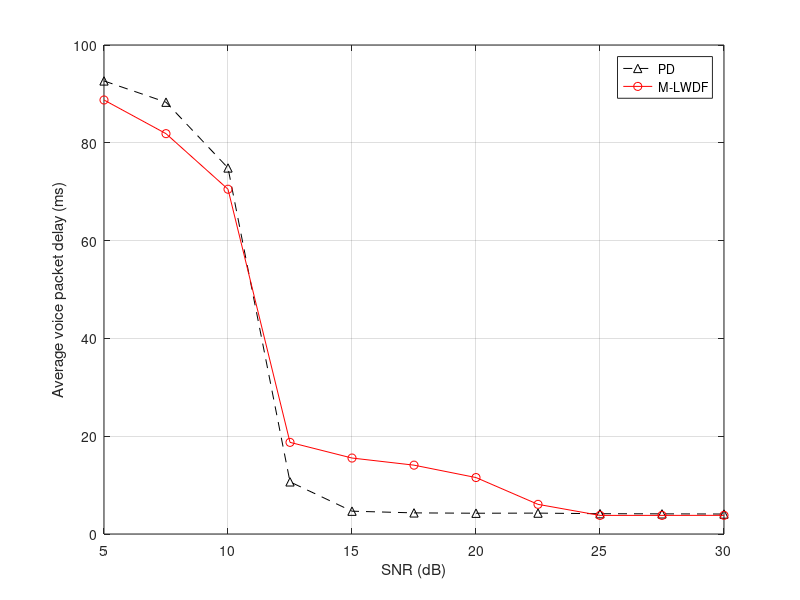
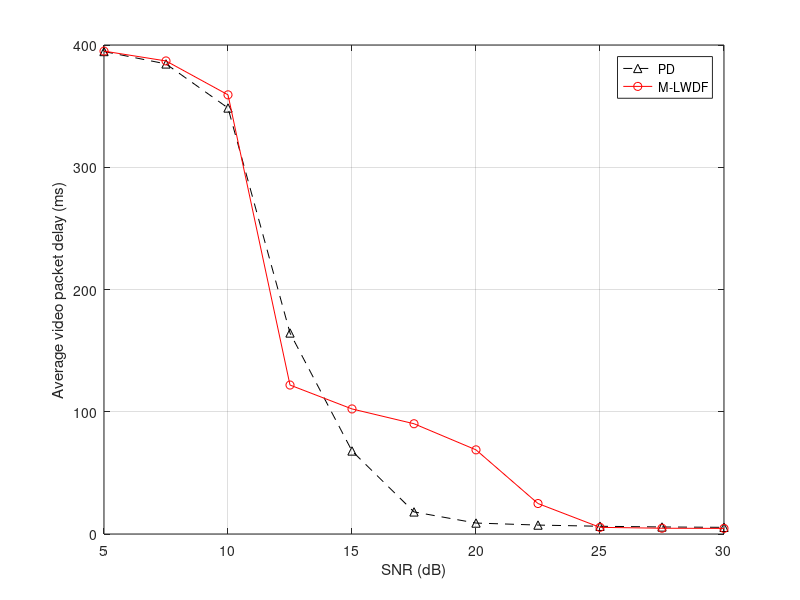
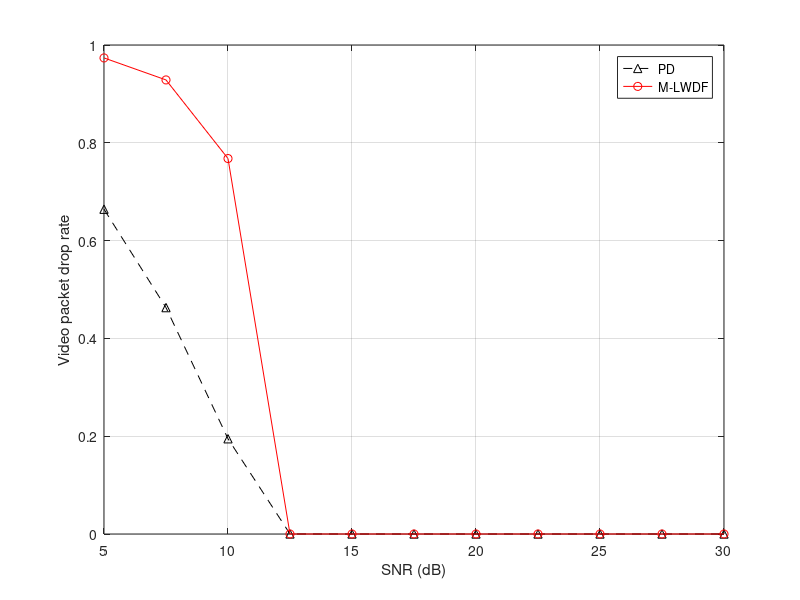
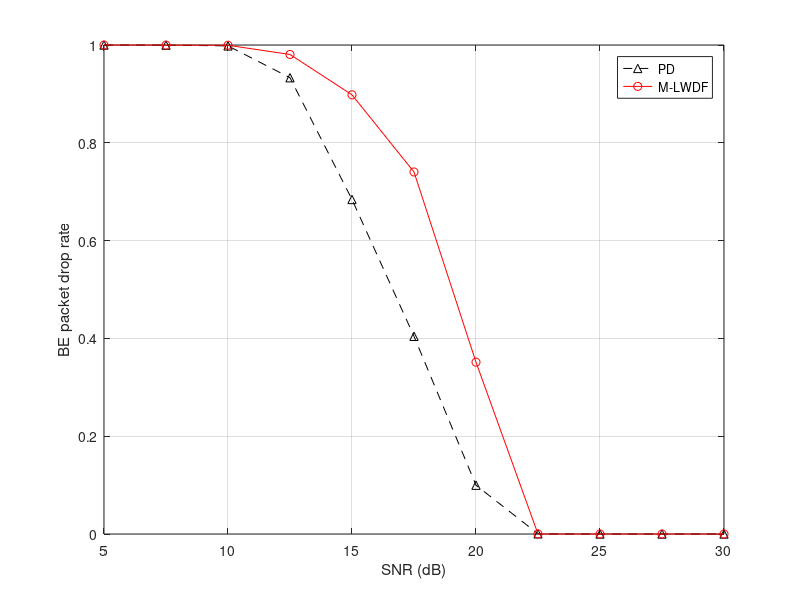

MATLAB code to generate these figures, in order:
clear;

load('PD_SNR_final.mat');
load('MLWDF_SNR_final.mat');

figure('name','Average voice packet delay-SNR');
plot(Eb_N0_dB,PD_delay_voice_avg,'k^--');
hold on;
plot(Eb_N0_dB,MLWDF_delay_voice_avg,'ro-');
xlabel('SNR (dB)');
ylabel('Average voice packet delay (ms)');
legend('PD','M-LWDF','location','NorthEast');
grid on;

figure('name','Average video packet delay-SNR');
plot(Eb_N0_dB,PD_delay_video_avg,'k^--');
hold on;
plot(Eb_N0_dB,MLWDF_delay_video_avg,'ro-');
xlabel('SNR (dB)');
ylabel('Average video packet delay (ms)');
legend('PD','M-LWDF','location','NorthEast');
grid on;

figure('name','Video packet drop rate-SNR');
plot(Eb_N0_dB,PD_pkt_drop_rate_video,'k^--');
hold on;
plot(Eb_N0_dB,MLWDF_pkt_drop_rate_video,'ro-');
xlabel('SNR (dB)');
ylabel('Video packet drop rate');
legend('PD','M-LWDF','location','NorthEast');
grid on;

figure('name','BE packet drop rate-SNR');
plot(Eb_N0_dB,PD_pkt_drop_rate_BE,'k^--');
hold on;
plot(Eb_N0_dB,MLWDF_pkt_drop_rate_BE,'ro-');
xlabel('SNR (dB)');
ylabel('BE packet drop rate');
legend('PD','M-LWDF','location','NorthEast');
grid on;

flag=1;